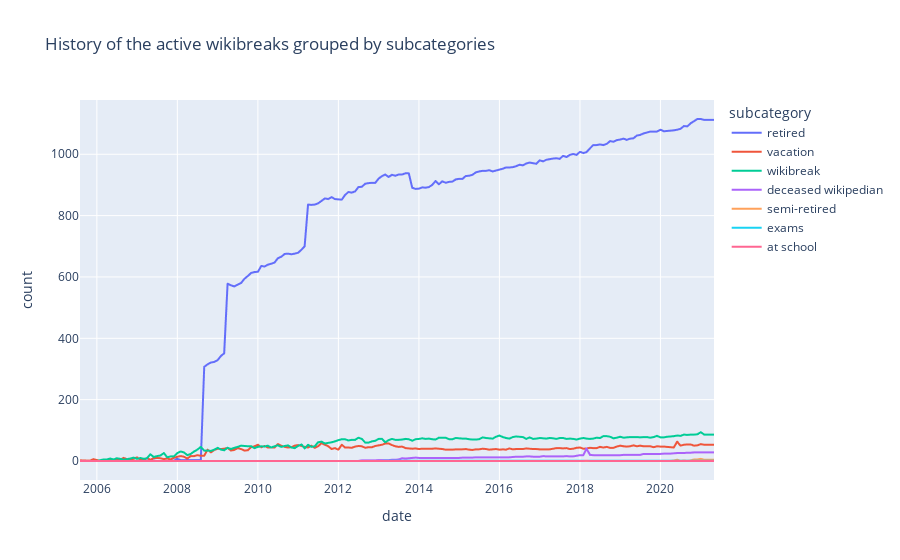

Write notebook code for a chart like this one.
### Code cell
fig = px.line(breaks_history_subcategory_count_cleaned, x='date', y='count', color='subcategory', title='History of the active wikibreaks grouped by subcategories')
fig.show()

### Figure 1 — Plotly figure (JSON) as saved in the notebook; plotly's stock layout.template omitted (floating-point values rounded to 4 significant figures; data arrays with more than 128 entries replaced by an {"elided": "..."} marker saying what was removed)
{"data": [{"hovertemplate": "subcategory=retired<br>date=%{x}<br>count=%{y}<extra></extra>", "legendgroup": "retired", "line": {"color": "#636efa", "dash": "solid"}, "mode": "lines", "name": "retired", "showlegend": true, "type": "scattergl", "x": {"elided": "187 str values"}, "xaxis": "x", "y": {"elided": "187 int values"}, "yaxis": "y"}, {"hovertemplate": "subcategory=vacation<br>date=%{x}<br>count=%{y}<extra></extra>", "legendgroup": "vacation", "line": {"color": "#EF553B", "dash": "solid"}, "mode": "lines", "name": "vacation", "showlegend": true, "type": "scattergl", "x": {"elided": "187 str values"}, "xaxis": "x", "y": {"elided": "187 int values"}, "yaxis": "y"}, {"hovertemplate": "subcategory=wikibreak<br>date=%{x}<br>count=%{y}<extra></extra>", "legendgroup": "wikibreak", "line": {"color": "#00cc96", "dash": "solid"}, "mode": "lines", "name": "wikibreak", "showlegend": true, "type": "scattergl", "x": {"elided": "187 str values"}, "xaxis": "x", "y": {"elided": "187 int values"}, "yaxis": "y"}, {"hovertemplate": "subcategory=deceased wikipedian<br>date=%{x}<br>count=%{y}<extra></extra>", "legendgroup": "deceased wikipedian", "line": {"color": "#ab63fa", "dash": "solid"}, "mode": "lines", "name": "deceased wikipedian", "showlegend": true, "type": "scattergl", "x": {"elided": "187 str values"}, "xaxis": "x", "y": {"elided": "187 int values"}, "yaxis": "y"}, {"hovertemplate": "subcategory=semi-retired<br>date=%{x}<br>count=%{y}<extra></extra>", "legendgroup": "semi-retired", "line": {"color": "#FFA15A", "dash": "solid"}, "mode": "lines", "name": "semi-retired", "showlegend": true, "type": "scattergl", "x": {"elided": "187 str values"}, "xaxis": "x", "y": {"elided": "187 int values"}, "yaxis": "y"}, {"hovertemplate": "subcategory=exams<br>date=%{x}<br>count=%{y}<extra></extra>", "legendgroup": "exams", "line": {"color": "#19d3f3", "dash": "solid"}, "mode": "lines", "name": "exams", "showlegend": true, "type": "scattergl", "x": {"elided": "187 str values"}, "xaxis": "x", "y": {"elided": "187 int values"}, "yaxis": "y"}, {"hovertemplate": "subcategory=at school<br>date=%{x}<br>count=%{y}<extra></extra>", "legendgroup": "at school", "line": {"color": "#FF6692", "dash": "solid"}, "mode": "lines", "name": "at school", "showlegend": true, "type": "scattergl", "x": {"elided": "187 str values"}, "xaxis": "x", "y": {"elided": "187 int values"}, "yaxis": "y"}], "layout": {"legend": {"title": {"text": "subcategory"}, "tracegroupgap": 0}, "title": {"text": "History of the active wikibreaks grouped by subcategories"}, "xaxis": {"anchor": "y", "domain": [0, 1], "title": {"text": "date"}}, "yaxis": {"anchor": "x", "domain": [0, 1], "title": {"text": "count"}}}}
